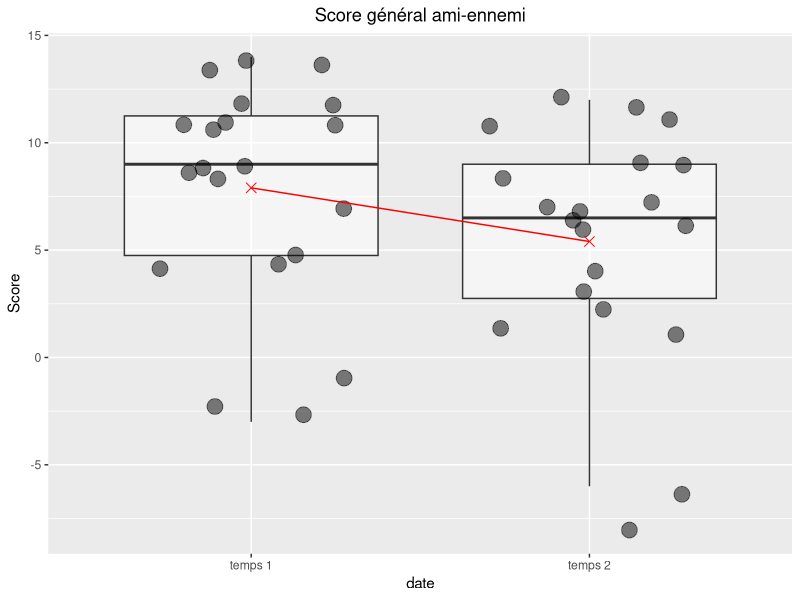
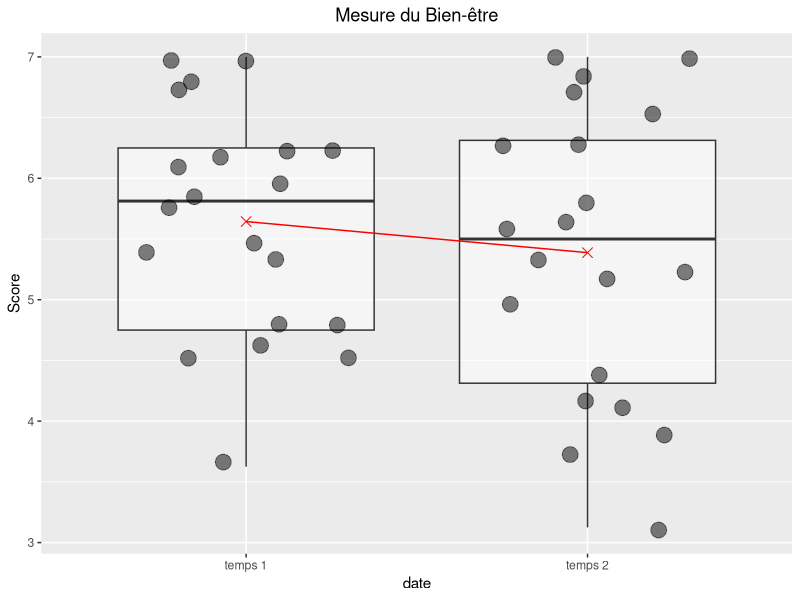
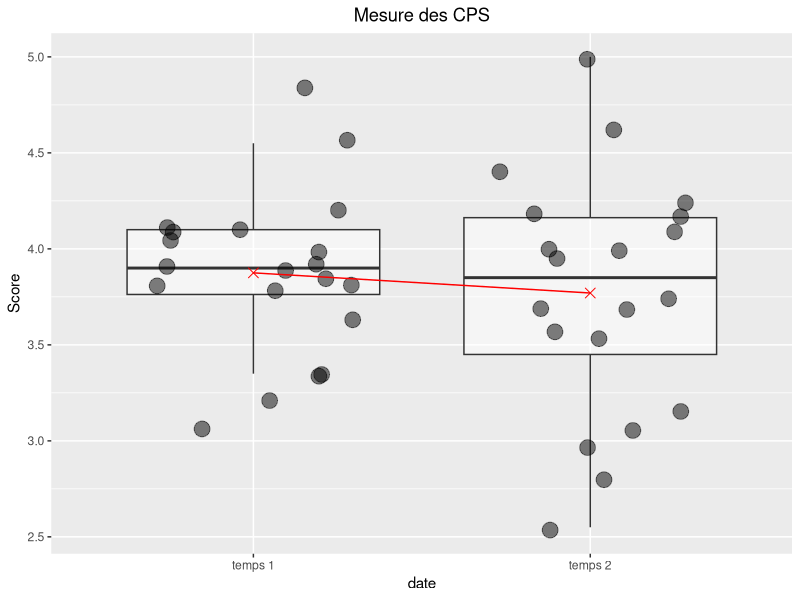
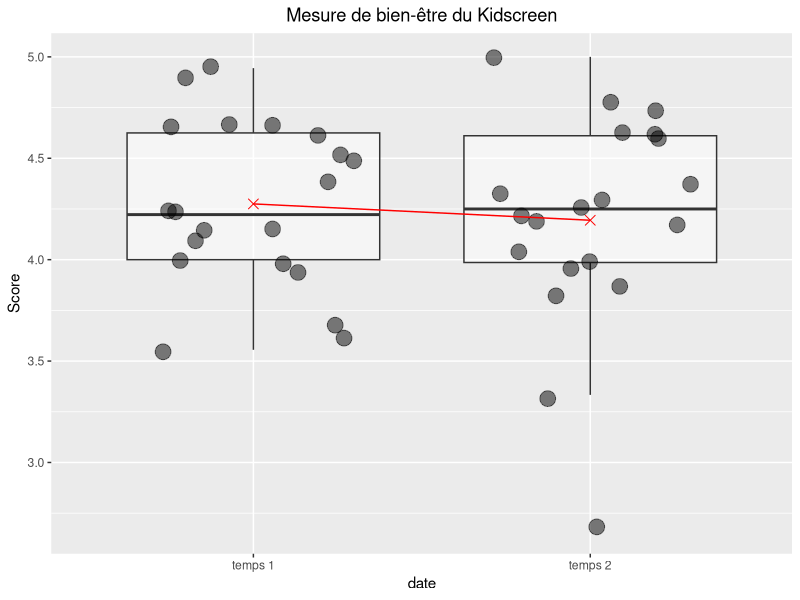
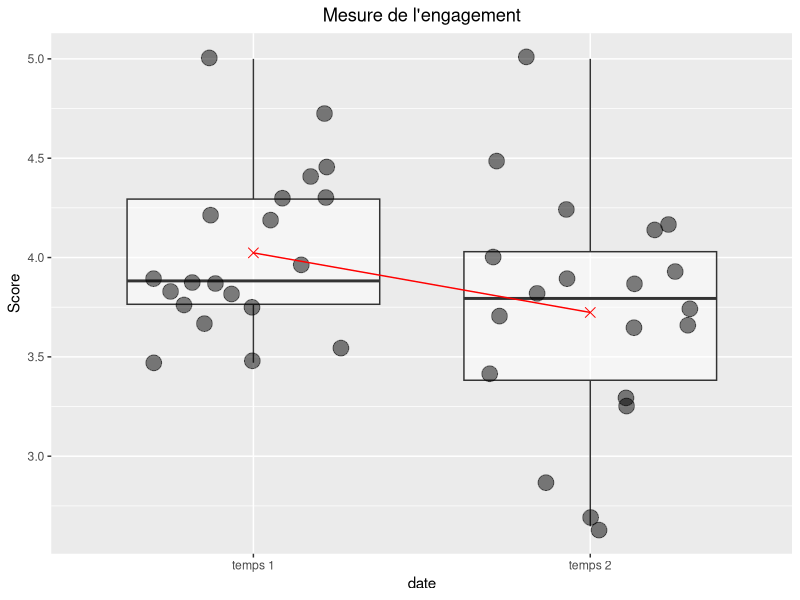
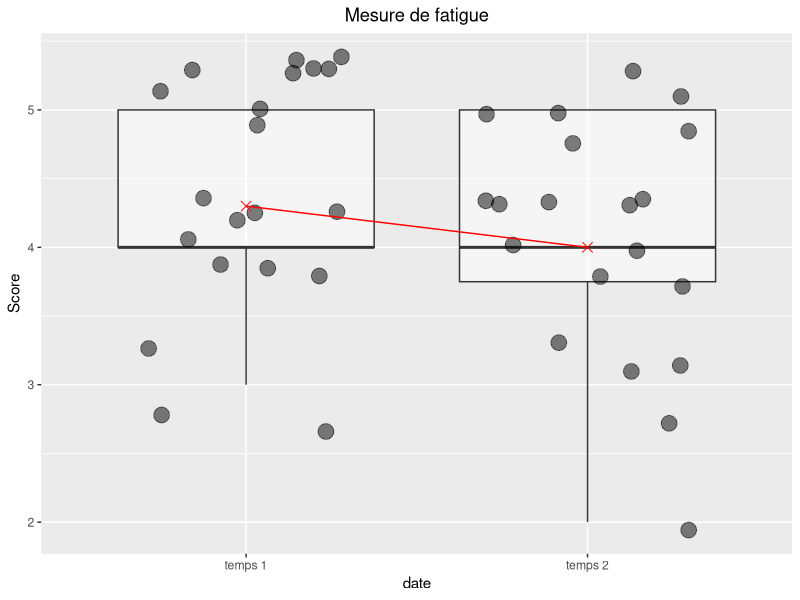
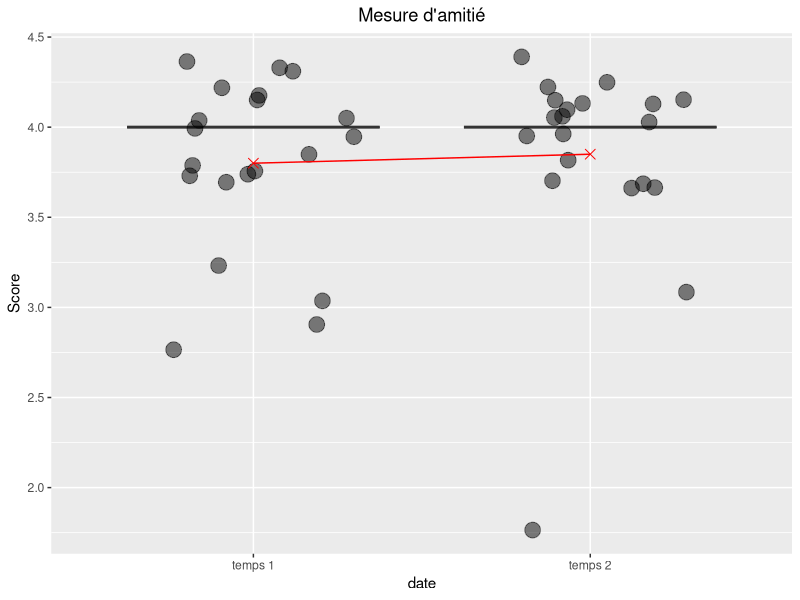
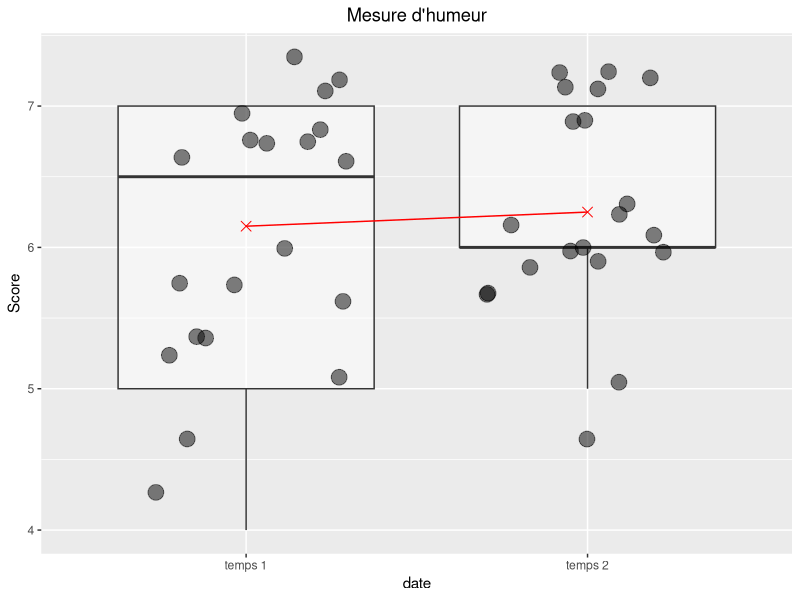

Write R code to recreate these figures, in order. (Note: this script raises an error after producing the figures.)
#lancement des packages
library(readxl)
library(tidyverse)

#importation des données brutes présentées sous la forme d'un tableau unique de trois temps (mais en fait deux temps de mesure pour les id commençant par fc et qui nous intéressent)
#après préparation ad hoc dans Qualtrics

d <- read_excel("ors2020_ad_raw.xlsx")
str(d) #on observe que la variable "RecordedDate" semble avoir été bien intégrée (POSIXct)

#######################
#travail sur les dates#
#######################
#modification de la variable "RecordedDate" en "date" en temps 1 et temps 2 tout en filtrant les id enregistrés hors temps 1 et temps 2.
#mais on commence par la renommer.

d <- d %>% 
  rename(date = RecordedDate) %>%  #dans cet ordre.
  mutate(id = tolower(id)) #gestion de la casse.

d <- d %>% 
  mutate(
    date = case_when(date >= as.POSIXct("01.08.2019", format="%d.%m.%Y", tz="utc") & date <= as.POSIXct("31.08.2019", format="%d.%m.%Y", tz="utc") ~ "temps 1",
                     date >= as.POSIXct("01.06.2020", format="%d.%m.%Y", tz="utc") & date <= as.POSIXct("30.06.2020", format="%d.%m.%Y", tz="utc") ~ "temps 2",
                     TRUE ~ "autre temps")) #on privilégie case_when car on a 3 conditions et on va gérer les dates.

#Au passage, R a modifié le type de variable "date". On le laisser respirer... et on filtre... (si j'intègre filter dans le pipe, ça bug...)

d <- d %>% filter(date =="temps 1" | date == "temps 2")

#Recondage des variables au score inversé

d <- d %>% 
  mutate(hbs20_7 = 6 - hbs20_7,
         be8_4 = 8 - be8_4,
         be8_5 = 8 - be8_5,
         be8_8 = 8 - be8_8,
         sem17_5 = 6 - sem17_5,
         sem17_10 = 6 - sem17_10,
         kid17_6 = 6 - kid17_6,
         kid17_15 = 6 - kid17_15,
         kid17_16 = 6 - kid17_16,
         kid17_17 = 6 - kid17_17,)

#Création des moyennes de chaque questionnaire pour chaque observation (sauf les 3 shorts questions et le score du nombre d'amis qui est "ami" - "ennemis")

d <- d %>% 
  mutate(sem_sco = rowMeans(select(.,starts_with("sem")) ,na.rm =T),
         hbs_sco = rowMeans(select(.,starts_with("hbs")),na.rm =T),
         be_sco  = rowMeans(select(.,starts_with("be")) ,na.rm =T),
         kid_sco = rowMeans(select(.,starts_with("kid")),na.rm =T),
         ami_sco = ami - nam,
         sho1_sco = sho_1_1,
         sho2_sco = sho_2_1,
         sho3_sco = sho_3_1)

#suppression des id non strictement membre d'une paire (t1, t2) par création d'un df de comparaison.

d_comp <- d %>% 
  drop_na(id) %>% #par sécurité
  arrange(id) %>% #visuel
  group_by(id, date) %>% 
  count(id) %>% 
  filter(n==1) %>% #On a pas fini. On s'est assuré que chaque id est unique dans chaque modalité de temps. On doit encore être sûrs qu'on a maintenant exactement une paire (t1,t2).
  ungroup() %>% 
  group_by(id) %>% 
  count(id) %>% 
  filter(n==2) %>% #on ne garde que les paires de id qui se retrouvent dans t1 et t2. C'est notre grosse perte de données de ce traitement
  ungroup()

#Notre df de comparaison est prêt. On peut procéder à l'élagage de d_long.

d_paired <- d %>% 
  filter(id %in% d_comp$id)

#procédons à la préparation d'un petit résumé de cet échantillon.

d_paired_sum <- d_paired %>% 
  mutate(sex=ifelse(sex=="1", "garçons","filles")) %>% 
  group_by(date, sex) %>% 
  summarise(n=n(),
            av_age=round(mean(age), digits=2))

d_paired_sum2 <- d_paired %>% 
  group_by(date) %>% 
  summarise(n=n(),
            mean_hbs=mean(hbs_sco),
            mean_sem=mean(sem_sco),
            mean_be=mean(be_sco),
            mean_kid=mean(kid_sco),
            mean_sho1=mean(sho1_sco),
            mean_sho2=mean(sho2_sco),
            mean_sho3=mean(sho3_sco),
            mean_ami=mean(ami_sco))

###############
#visualisation#
###############

#SEM
vis_sem <- d_paired %>% 
  ggplot() +
  aes(x = date, y = sem_sco) +
  geom_boxplot(alpha = .5, outlier.colour = NA) +
  geom_jitter(size = 5, alpha = .5, width = 0.3) +
  stat_summary(fun = mean, geom = "point", size = 3, shape = 4, color = "red") +
  stat_summary(fun = mean, geom = "line", aes(group = 1), color = "red") + #Le group = 1 est nécessaire pour dire à la ligne de connecter tous les points.
  labs(title = "Mesure de l'engagement", y = "Score") +
  theme(plot.title = element_text(hjust = 0.5))

vis_hbs <- d_paired %>% 
  ggplot() +
  aes(x = date, y = hbs_sco) +
  geom_boxplot(alpha = .5, outlier.colour = NA) +
  geom_jitter(size = 5, alpha = .5, width = 0.3) +
  stat_summary(fun = mean, geom = "point", size = 3, shape = 4, color = "red") +
  stat_summary(fun = mean, geom = "line", aes(group = 1), color = "red") +
  labs(title = "Mesure des CPS", y = "Score") +
  theme(plot.title = element_text(hjust = 0.5))

vis_be <- d_paired %>% 
  ggplot() +
  aes(x = date, y = be_sco) +
  geom_boxplot(alpha = .5, outlier.colour = NA) +
  geom_jitter(size = 5, alpha = .5, width = 0.3) +
  stat_summary(fun = mean, geom = "point", size = 3, shape = 4, color = "red") +
  stat_summary(fun = mean, geom = "line", aes(group = 1), color = "red") +
  labs(title = "Mesure du Bien-être", y = "Score") +
  theme(plot.title = element_text(hjust = 0.5))

vis_kid <- d_paired %>% 
  ggplot() +
  aes(x = date, y = kid_sco) +
  geom_boxplot(alpha = .5, outlier.colour = NA) +
  geom_jitter(size = 5, alpha = .5, width = 0.3) +
  stat_summary(fun = mean, geom = "point", size = 3, shape = 4, color = "red") +
  stat_summary(fun = mean, geom = "line", aes(group = 1), color = "red") +
  labs(title = "Mesure de bien-être du Kidscreen", y = "Score") +
  theme(plot.title = element_text(hjust = 0.5))

vis_ami <- d_paired %>% 
  ggplot() +
  aes(x = date, y = ami_sco) +
  geom_boxplot(alpha = .5, outlier.colour = NA) +
  geom_jitter(size = 5, alpha = .5, width = 0.3) +
  stat_summary(fun = mean, geom = "point", size = 3, shape = 4, color = "red") +
  stat_summary(fun = mean, geom = "line", aes(group = 1), color = "red") +
  labs(title = "Score général ami-ennemi", y = "Score") +
  theme(plot.title = element_text(hjust = 0.5))

vis_sho1 <- d_paired %>% 
  ggplot() +
  aes(x = date, y = sho1_sco) +
  geom_boxplot(alpha = .5, outlier.colour = NA) +
  geom_jitter(size = 5, alpha = .5, width = 0.3) +
  stat_summary(fun = mean, geom = "point", size = 3, shape = 4, color = "red") +
  stat_summary(fun = mean, geom = "line", aes(group = 1), color = "red") +
  labs(title = "Mesure de fatigue", y = "Score") +
  theme(plot.title = element_text(hjust = 0.5))

vis_sho2 <- d_paired %>% 
  ggplot() +
  aes(x = date, y = sho2_sco) +
  geom_boxplot(alpha = .5, outlier.colour = NA) +
  geom_jitter(size = 5, alpha = .5, width = 0.3) +
  stat_summary(fun = mean, geom = "point", size = 3, shape = 4, color = "red") +
  stat_summary(fun = mean, geom = "line", aes(group = 1), color = "red") +
  labs(title = "Mesure d'amitié", y = "Score") +
  theme(plot.title = element_text(hjust = 0.5))

vis_sho3 <- d_paired %>% 
  ggplot() +
  aes(x = date, y = sho3_sco) +
  geom_boxplot(alpha = .5, outlier.colour = NA) +
  geom_jitter(size = 5, alpha = .5, width = 0.3) +
  stat_summary(fun = mean, geom = "point", size = 3, shape = 4, color = "red") +
  stat_summary(fun = mean, geom = "line", aes(group = 1), color = "red") +
  labs(title = "Mesure d'humeur", y = "Score") +
  theme(plot.title = element_text(hjust = 0.5))

###########################################
#Différence temps 1 et temps 2 pour le SEM#
#    ETUDE DE CAS AVEC UN LONG FORMAT     #
###########################################

#Ordonnons par "temps" puis "id" sinon le test t gère repère pas les bonnes paires. On doit pas avoir de bug dans les lignes.

#Je fais un peu du code gras mais c'est pour bien comprendre.

d_sem <- d_paired %>% 
  arrange(date, id)

#ON RENONCE A LA VERIFICATION DES CONDITIONS D'APPLICATION. ON VOIT DEJA A L'OEIL QUE LA NORMALITE EST PAS TOP...MAIS BON.
#On devrait vérifier :
#outliers ?
#normalité de la différence des moyennes et QQ plot MAIS comment la calculer en format long ??


#Paired t-test
t.test(sem_sco ~ date, d_sem, paired=TRUE) #on conclut que la diff est stat. sign.

#effect size: ON Y RENONCE
